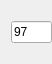
<?xml version="1.0" encoding="UTF-8"?>
<ui version="4.0">
 <class>ByteConverterDec</class>
 <widget class="QWidget" name="ByteConverterDec">
  <property name="geometry">
   <rect>
    <x>0</x>
    <y>0</y>
    <width>52</width>
    <height>64</height>
   </rect>
  </property>
  <property name="sizePolicy">
   <sizepolicy hsizetype="Preferred" vsizetype="Preferred">
    <horstretch>0</horstretch>
    <verstretch>0</verstretch>
   </sizepolicy>
  </property>
  <property name="minimumSize">
   <size>
    <width>0</width>
    <height>0</height>
   </size>
  </property>
  <property name="maximumSize">
   <size>
    <width>52</width>
    <height>16777215</height>
   </size>
  </property>
  <property name="windowTitle">
   <string>Form</string>
  </property>
  <layout class="QVBoxLayout" name="verticalLayout">
   <property name="rightMargin">
    <number>0</number>
   </property>
   <item>
    <widget class="QLineEdit" name="lineEdit">
     <property name="enabled">
      <bool>true</bool>
     </property>
     <property name="sizePolicy">
      <sizepolicy hsizetype="Preferred" vsizetype="Fixed">
       <horstretch>0</horstretch>
       <verstretch>0</verstretch>
      </sizepolicy>
     </property>
     <property name="text">
      <string>97</string>
     </property>
    </widget>
   </item>
  </layout>
 </widget>
 <resources/>
 <connections/>
</ui>
